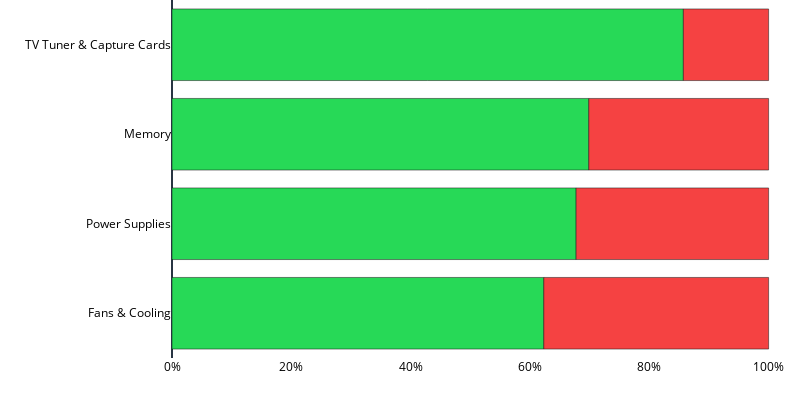

The notebook cell this image was saved under:
### Markdown cell above
### Sentiment Categories

### Code cell
sentiments_count = corsair_df_2018.groupby("category")["sentiment"].value_counts()
sentiments_count_perc = sentiments_count / sentiments_count.groupby("category").sum() * 100
sentiments_df_perc = pd.DataFrame(sentiments_count_perc).rename(columns={"sentiment": "percentage"}).reset_index()
sentiments_df_perc.sort_values(by="percentage", inplace=True)
print(sentiments_df_perc)

category_orders = {"sentiment": ["positive", "negative"]}

fig = px.bar(
    sentiments_df_perc,
    x="percentage",
    y="category",
    color="sentiment",
    color_discrete_sequence=["#27d957", "#f54242"],
    barmode="relative",
    category_orders=category_orders,
    width=800,
    height=400,
)

fig.update_xaxes(ticksuffix="%")
fig.update_layout(default_layout)
fig.update_layout(margin=dict(l=0, r=0, b=0, t=0), showlegend=False)
fig.update_layout(
    {
        "plot_bgcolor": "rgba(0, 0, 0, 0)",
        "paper_bgcolor": "rgba(0, 0, 0, 0)",
        "font_color": "#000000",
    }
)
fig.write_image("../output/sentiment_categories.png")
fig

### Figure 1 — Plotly figure (JSON) as saved in the notebook; plotly's stock layout.template omitted (floating-point values rounded to 4 significant figures)
{"data": [{"alignmentgroup": "True", "hovertemplate": "sentiment=positive<br>percentage=%{x}<br>category=%{y}<extra></extra>", "legendgroup": "positive", "marker": {"color": "#27d957", "pattern": {"shape": ""}}, "name": "positive", "offsetgroup": "positive", "orientation": "h", "showlegend": true, "textposition": "auto", "x": [62.32, 67.74, 69.86, 85.71], "xaxis": "x", "y": ["Fans & Cooling", "Power Supplies", "Memory", "TV Tuner & Capture Cards"], "yaxis": "y", "type": "bar"}, {"alignmentgroup": "True", "hovertemplate": "sentiment=negative<br>percentage=%{x}<br>category=%{y}<extra></extra>", "legendgroup": "negative", "marker": {"color": "#f54242", "pattern": {"shape": ""}}, "name": "negative", "offsetgroup": "negative", "orientation": "h", "showlegend": true, "textposition": "auto", "x": [14.29, 30.14, 32.26, 37.68], "xaxis": "x", "y": ["TV Tuner & Capture Cards", "Memory", "Power Supplies", "Fans & Cooling"], "yaxis": "y", "type": "bar"}], "layout": {"xaxis": {"anchor": "y", "domain": [0.0, 1.0], "title": {"text": ""}, "ticksuffix": "%", "showgrid": false}, "yaxis": {"anchor": "x", "domain": [0.0, 1.0], "title": {"text": ""}, "showgrid": false, "zeroline": false, "showline": false, "showticklabels": true}, "legend": {"title": {"text": "sentiment"}, "tracegroupgap": 0, "orientation": "h"}, "margin": {"t": 0, "l": 0, "r": 0, "b": 0}, "barmode": "relative", "height": 400, "width": 800, "title": {"pad": {"t": 0, "b": 0}}, "modebar": {"orientation": "v"}, "dragmode": false, "plot_bgcolor": "rgba(0, 0, 0, 0)", "showlegend": false, "font": {"color": "#000000"}, "paper_bgcolor": "rgba(0, 0, 0, 0)"}}
